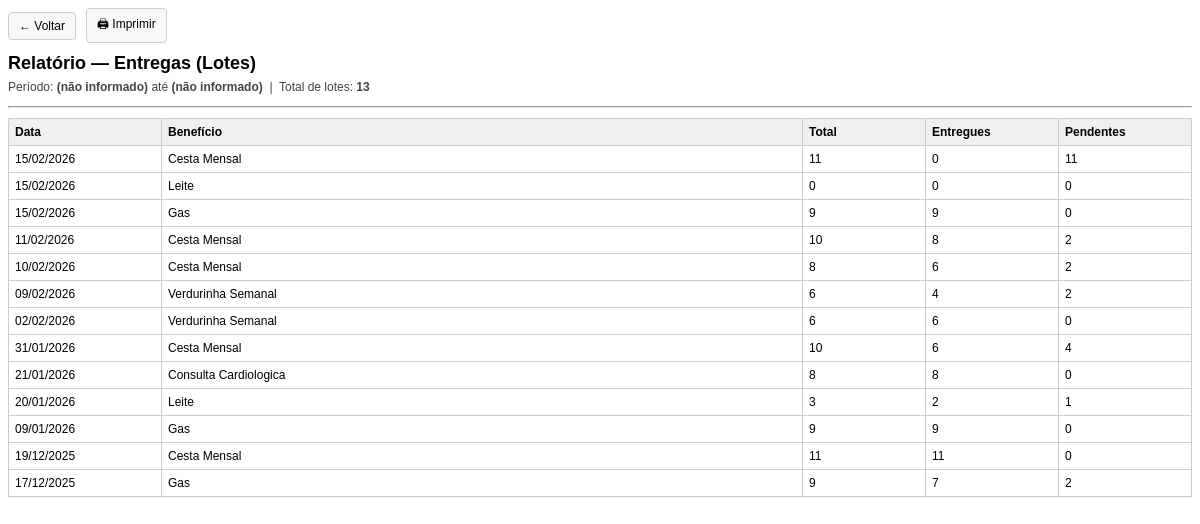
/operacoes/consultas/entregas/imprimir/ (signed in), run on the app's committed database.
### apps/beneficios/models.py (models this page shows, shortened)
class LoteEntrega(models.Model):
    beneficio = models.ForeignKey(
        "beneficios.Beneficio",
        on_delete=models.PROTECT,
        related_name="lotes_entrega",
    )
    data_entrega = models.DateField()
    criado_em = models.DateTimeField(default=timezone.now)
    class Meta:
        unique_together = ("beneficio", "data_entrega")
        ordering = ("-data_entrega", "-id")
        verbose_name = "Lote de Entrega"
        verbose_name_plural = "Lotes de Entrega"

class Beneficio(models.Model):
    nome = models.CharField(max_length=120, unique=True)
    categoria = models.CharField(
        max_length=20,
        choices=CategoriaBeneficio.choices,
    )
    periodicidade = models.CharField(
        max_length=20,
        choices=PeriodicidadeBeneficio.choices,
    )
    ativo = models.BooleanField(
        default=True,
        help_text="Permite desativar um benefício sem apagá-lo.",
    )
    class Meta:
        ordering = ["categoria", "nome"]

### apps/operacoes/consultas/views.py (the view)
# urls.py: path("entregas/imprimir/", views.entregas_lotes_print, name="entregas_lotes_print"),
@login_required
def entregas_lotes_print(request):
    if not pode_ver(request.user):
        return HttpResponseForbidden("Sem permissão.")
    data_ini = (request.GET.get("data_ini") or "").strip()
    data_fim = (request.GET.get("data_fim") or "").strip()
    beneficio_id = (request.GET.get("beneficio_id") or "").strip()
    dt_ini = parse_date(data_ini) if data_ini else None
    dt_fim = parse_date(data_fim) if data_fim else None
    order = _get_order_entregas_lotes(request)
    qs = (
        LoteEntrega.objects
        .select_related("beneficio")
        .annotate(
            total=Count("itens"),
            entregues=Count("itens", filter=Q(itens__entregue=True)),
            pendentes=Count("itens", filter=Q(itens__entregue=False)),
        )
    )
    if dt_ini:
        qs = qs.filter(data_entrega__gte=dt_ini)
    if dt_fim:
        qs = qs.filter(data_entrega__lte=dt_fim)
    if beneficio_id:
        qs = qs.filter(beneficio_id=beneficio_id)
    qs = qs.order_by(order)
    beneficio_sel = None
    if beneficio_id:
        beneficio_sel = Beneficio.objects.filter(id=beneficio_id).first()
    contexto = {
        "lotes": qs,
        "total": qs.count(),
        "beneficio_sel": beneficio_sel,
        "beneficio_id": beneficio_id,
        "data_ini": data_ini,
        "data_fim": data_fim,
    }
    return render(request, "operacoes/consultas/entregas_lotes_print.html", contexto)

### apps/operacoes/consultas/views.py (called while the page is built)
def _get_order_entregas_lotes(request):
    raw = (request.GET.get("o") or "-data_entrega").strip()
    return ORDERS_ENTREGAS_LOTES.get(raw, "-data_entrega")

### apps/operacoes/context_processors.py (called while the page is built)
def operacoes_permissoes(request):
    user = getattr(request, "user", None)
    if user and user.is_authenticated:
        return {
            "pode_ver": pode_ver(user),
            "pode_editar": pode_editar(user),
            "pode_deletar": pode_deletar(user),
        }
    return {
        "pode_ver": False,
        "pode_editar": False,
        "pode_deletar": False,
    }

### apps/operacoes/permissoes.py (called while the page is built)
def is_consultor(user):
    return user.groups.filter(name="Consultor").exists()

def is_supervisor(user):
    return user.groups.filter(name="Supervisor").exists()

def is_operador(user):
    return user.groups.filter(name="Operador").exists()

def pode_ver(user):
    return is_consultor(user) or is_operador(user) or is_supervisor(user) or user.is_superuser

def pode_editar(user):
    return is_operador(user) or is_supervisor(user) or user.is_superuser

def pode_deletar(user):
    return is_supervisor(user) or user.is_superuser

### apps/operacoes/templates/operacoes/consultas/entregas_lotes_print.html (shortened to what this page needs)
{% load querystring %}
<!DOCTYPE html>
<html lang="pt-br">
<head>
</head>
<body>
  <div class="topbar">
    <button class="btn" type="button" onclick="voltar()">← Voltar</button>
    <button class="btn" type="button" onclick="window.print()">🖨 Imprimir</button>
  </div>
  <h2>Relatório — Entregas (Lotes)</h2>
  <p class="sub">
    Período:
    <strong>{{ data_ini|default:"(não informado)" }}</strong>
    até
    <strong>{{ data_fim|default:"(não informado)" }}</strong>
    &nbsp;|&nbsp; Total de lotes: <strong>{{ total }}</strong>
  </p>
  <hr>
  <table>
    <thead>
      <tr>
        <th style="width:140px;">Data</th>
        <th>Benefício</th>
        <th style="width:110px;">Total</th>
        <th style="width:120px;">Entregues</th>
        <th style="width:120px;">Pendentes</th>
      </tr>
    </thead>
    <tbody>
      {% for l in lotes %}
        <tr>
          <td>{{ l.data_entrega|date:"d/m/Y" }}</td>
          <td>{{ l.beneficio.nome|title }}</td>
          <td>{{ l.total }}</td>
          <td>{{ l.entregues }}</td>
          <td>{{ l.pendentes }}</td>
        </tr>
      {% empty %}
        <tr>
          <td colspan="5" style="text-align:center; color:#666;">Nenhum lote encontrado.</td>
        </tr>
      {% endfor %}
    </tbody>
  </table>
</body>
</html>

### apps/operacoes/templates/operacoes/consultas/entregas_lotes_print.html (style rules this page uses)
body { font-family: Arial, sans-serif; font-size: 12px; }
h2 { margin: 0 0 6px 0; }
.sub { color: #444; margin: 0 0 12px 0; }
table { width: 100%; border-collapse: collapse; margin-top: 10px; }
th, td { border: 1px solid #ccc; padding: 6px; text-align: left; }
th { background: #f0f0f0; }
.topbar { display: flex; gap: 10px; align-items: center; margin-bottom: 10px; }
.btn { padding: 6px 10px; border: 1px solid #ccc; background: #f8f8f8; cursor: pointer; border-radius: 4px; font-size: 12px; }

### data on the page
LoteEntrega: data_entrega "15/02/2026", beneficio.nome "Cesta Mensal", total "11", entregues "0", pendentes "11"
LoteEntrega: data_entrega "15/02/2026", beneficio.nome "Leite", total "0", entregues "0", pendentes "0"
LoteEntrega: data_entrega "15/02/2026", beneficio.nome "Gas", total "9", entregues "9", pendentes "0"
LoteEntrega: data_entrega "11/02/2026", beneficio.nome "Cesta Mensal", total "10", entregues "8", pendentes "2"
LoteEntrega: data_entrega "10/02/2026", beneficio.nome "Cesta Mensal", total "8", entregues "6", pendentes "2"
LoteEntrega: data_entrega "09/02/2026", beneficio.nome "Verdurinha Semanal", total "6", entregues "4", pendentes "2"
LoteEntrega: data_entrega "02/02/2026", beneficio.nome "Verdurinha Semanal", total "6", entregues "6", pendentes "0"
LoteEntrega: data_entrega "31/01/2026", beneficio.nome "Cesta Mensal", total "10", entregues "6", pendentes "4"
LoteEntrega: data_entrega "21/01/2026", beneficio.nome "Consulta Cardiologica", total "8", entregues "8", pendentes "0"
LoteEntrega: data_entrega "20/01/2026", beneficio.nome "Leite", total "3", entregues "2", pendentes "1"
LoteEntrega: data_entrega "09/01/2026", beneficio.nome "Gas", total "9", entregues "9", pendentes "0"
LoteEntrega: data_entrega "19/12/2025", beneficio.nome "Cesta Mensal", total "11", entregues "11", pendentes "0"
LoteEntrega: data_entrega "17/12/2025", beneficio.nome "Gas", total "9", entregues "7", pendentes "2"

### other printed values
{{ data_ini|default:"(não informado)" }} "(não informado)"
{{ data_fim|default:"(não informado)" }} "(não informado)"
{{ total }} "13"
